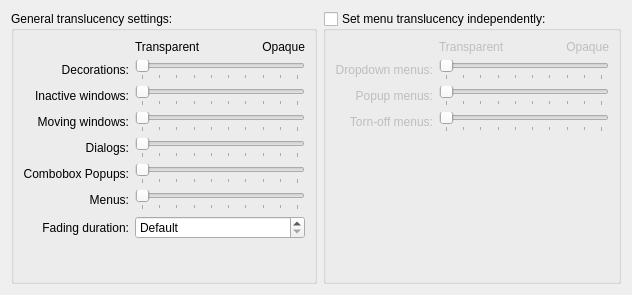
<ui version="4.0" >
 <class>KWin::MakeTransparentEffectConfigForm</class>
 <widget class="QWidget" name="KWin::MakeTransparentEffectConfigForm" >
  <property name="geometry" >
   <rect>
    <x>0</x>
    <y>0</y>
    <width>616</width>
    <height>295</height>
   </rect>
  </property>
  <property name="windowTitle" >
   <string>Translucency</string>
  </property>
  <layout class="QHBoxLayout" name="horizontalLayout" >
   <item>
    <widget class="QGroupBox" name="m_opacityGroupBox" >
     <property name="title" >
      <string>General translucency settings:</string>
     </property>
     <layout class="QGridLayout" name="gridLayout" >
      <item row="1" column="0" >
       <widget class="QLabel" name="decorations_label" >
        <property name="sizePolicy" >
         <sizepolicy vsizetype="Preferred" hsizetype="MinimumExpanding" >
          <horstretch>0</horstretch>
          <verstretch>0</verstretch>
         </sizepolicy>
        </property>
        <property name="text" >
         <string>Decorations:</string>
        </property>
        <property name="alignment" >
         <set>Qt::AlignRight|Qt::AlignTrailing|Qt::AlignVCenter</set>
        </property>
        <property name="buddy" >
         <cstring>decorations</cstring>
        </property>
       </widget>
      </item>
      <item row="1" column="1" colspan="2" >
       <widget class="QSlider" name="decorations" >
        <property name="minimumSize" >
         <size>
          <width>170</width>
          <height>0</height>
         </size>
        </property>
        <property name="minimum" >
         <number>10</number>
        </property>
        <property name="maximum" >
         <number>100</number>
        </property>
        <property name="orientation" >
         <enum>Qt::Horizontal</enum>
        </property>
        <property name="tickPosition" >
         <enum>QSlider::TicksBelow</enum>
        </property>
        <property name="tickInterval" >
         <number>10</number>
        </property>
       </widget>
      </item>
      <item row="2" column="0" >
       <widget class="QLabel" name="inactive_label" >
        <property name="sizePolicy" >
         <sizepolicy vsizetype="Preferred" hsizetype="MinimumExpanding" >
          <horstretch>0</horstretch>
          <verstretch>0</verstretch>
         </sizepolicy>
        </property>
        <property name="text" >
         <string>Inactive windows:</string>
        </property>
        <property name="alignment" >
         <set>Qt::AlignRight|Qt::AlignTrailing|Qt::AlignVCenter</set>
        </property>
        <property name="buddy" >
         <cstring>inactive</cstring>
        </property>
       </widget>
      </item>
      <item row="2" column="1" colspan="2" >
       <widget class="QSlider" name="inactive" >
        <property name="minimum" >
         <number>10</number>
        </property>
        <property name="maximum" >
         <number>100</number>
        </property>
        <property name="orientation" >
         <enum>Qt::Horizontal</enum>
        </property>
        <property name="tickPosition" >
         <enum>QSlider::TicksBelow</enum>
        </property>
        <property name="tickInterval" >
         <number>10</number>
        </property>
       </widget>
      </item>
      <item row="3" column="0" >
       <widget class="QLabel" name="moveresize_label" >
        <property name="sizePolicy" >
         <sizepolicy vsizetype="Preferred" hsizetype="MinimumExpanding" >
          <horstretch>0</horstretch>
          <verstretch>0</verstretch>
         </sizepolicy>
        </property>
        <property name="text" >
         <string>Moving windows:</string>
        </property>
        <property name="alignment" >
         <set>Qt::AlignRight|Qt::AlignTrailing|Qt::AlignVCenter</set>
        </property>
        <property name="buddy" >
         <cstring>moveresize</cstring>
        </property>
       </widget>
      </item>
      <item row="3" column="1" colspan="2" >
       <widget class="QSlider" name="moveresize" >
        <property name="minimum" >
         <number>10</number>
        </property>
        <property name="maximum" >
         <number>100</number>
        </property>
        <property name="orientation" >
         <enum>Qt::Horizontal</enum>
        </property>
        <property name="tickPosition" >
         <enum>QSlider::TicksBelow</enum>
        </property>
        <property name="tickInterval" >
         <number>10</number>
        </property>
       </widget>
      </item>
      <item row="4" column="0" >
       <widget class="QLabel" name="dialogs_label" >
        <property name="sizePolicy" >
         <sizepolicy vsizetype="Preferred" hsizetype="MinimumExpanding" >
          <horstretch>0</horstretch>
          <verstretch>0</verstretch>
         </sizepolicy>
        </property>
        <property name="text" >
         <string>Dialogs:</string>
        </property>
        <property name="alignment" >
         <set>Qt::AlignRight|Qt::AlignTrailing|Qt::AlignVCenter</set>
        </property>
        <property name="buddy" >
         <cstring>dialogs</cstring>
        </property>
       </widget>
      </item>
      <item row="4" column="1" colspan="2" >
       <widget class="QSlider" name="dialogs" >
        <property name="minimum" >
         <number>10</number>
        </property>
        <property name="maximum" >
         <number>100</number>
        </property>
        <property name="orientation" >
         <enum>Qt::Horizontal</enum>
        </property>
        <property name="tickPosition" >
         <enum>QSlider::TicksBelow</enum>
        </property>
        <property name="tickInterval" >
         <number>10</number>
        </property>
       </widget>
      </item>
      <item row="5" column="0" >
       <widget class="QLabel" name="comboboxpopup_label" >
        <property name="sizePolicy" >
         <sizepolicy vsizetype="Preferred" hsizetype="MinimumExpanding" >
          <horstretch>0</horstretch>
          <verstretch>0</verstretch>
         </sizepolicy>
        </property>
        <property name="text" >
         <string>Combobox Popups:</string>
        </property>
        <property name="alignment" >
         <set>Qt::AlignRight|Qt::AlignTrailing|Qt::AlignVCenter</set>
        </property>
        <property name="buddy" >
         <cstring>comboboxpopup</cstring>
        </property>
       </widget>
      </item>
      <item row="5" column="1" colspan="2" >
       <widget class="QSlider" name="comboboxpopup" >
        <property name="minimum" >
         <number>10</number>
        </property>
        <property name="maximum" >
         <number>100</number>
        </property>
        <property name="orientation" >
         <enum>Qt::Horizontal</enum>
        </property>
        <property name="tickPosition" >
         <enum>QSlider::TicksBelow</enum>
        </property>
        <property name="tickInterval" >
         <number>10</number>
        </property>
       </widget>
      </item>
      <item row="6" column="0" >
       <widget class="QLabel" name="menus_label" >
        <property name="sizePolicy" >
         <sizepolicy vsizetype="Preferred" hsizetype="MinimumExpanding" >
          <horstretch>0</horstretch>
          <verstretch>0</verstretch>
         </sizepolicy>
        </property>
        <property name="text" >
         <string>Menus:</string>
        </property>
        <property name="alignment" >
         <set>Qt::AlignRight|Qt::AlignTrailing|Qt::AlignVCenter</set>
        </property>
        <property name="buddy" >
         <cstring>menus</cstring>
        </property>
       </widget>
      </item>
      <item row="6" column="1" colspan="2" >
       <widget class="QSlider" name="menus" >
        <property name="minimum" >
         <number>10</number>
        </property>
        <property name="maximum" >
         <number>100</number>
        </property>
        <property name="orientation" >
         <enum>Qt::Horizontal</enum>
        </property>
        <property name="tickPosition" >
         <enum>QSlider::TicksBelow</enum>
        </property>
        <property name="tickInterval" >
         <number>10</number>
        </property>
       </widget>
      </item>
      <item row="7" column="0" >
       <widget class="QLabel" name="label" >
        <property name="text" >
         <string>Fading duration:</string>
        </property>
        <property name="alignment" >
         <set>Qt::AlignRight|Qt::AlignTrailing|Qt::AlignVCenter</set>
        </property>
        <property name="buddy" >
         <cstring>duration</cstring>
        </property>
       </widget>
      </item>
      <item row="7" column="1" colspan="2" >
       <widget class="QSpinBox" name="duration" >
        <property name="minimumSize" >
         <size>
          <width>60</width>
          <height>0</height>
         </size>
        </property>
        <property name="specialValueText" >
         <string>Default</string>
        </property>
        <property name="suffix" >
         <string>msec</string>
        </property>
        <property name="maximum" >
         <number>5000</number>
        </property>
        <property name="singleStep" >
         <number>100</number>
        </property>
       </widget>
      </item>
      <item row="8" column="0" colspan="2" >
       <spacer name="verticalSpacer_2" >
        <property name="orientation" >
         <enum>Qt::Vertical</enum>
        </property>
        <property name="sizeHint" stdset="0" >
         <size>
          <width>20</width>
          <height>0</height>
         </size>
        </property>
       </spacer>
      </item>
      <item row="0" column="1" >
       <widget class="QLabel" name="label_2" >
        <property name="sizePolicy" >
         <sizepolicy vsizetype="Preferred" hsizetype="Preferred" >
          <horstretch>0</horstretch>
          <verstretch>0</verstretch>
         </sizepolicy>
        </property>
        <property name="text" >
         <string>Transparent</string>
        </property>
       </widget>
      </item>
      <item row="0" column="2" >
       <widget class="QLabel" name="label_3" >
        <property name="sizePolicy" >
         <sizepolicy vsizetype="Preferred" hsizetype="Fixed" >
          <horstretch>0</horstretch>
          <verstretch>0</verstretch>
         </sizepolicy>
        </property>
        <property name="text" >
         <string>Opaque</string>
        </property>
        <property name="alignment" >
         <set>Qt::AlignRight|Qt::AlignTrailing|Qt::AlignVCenter</set>
        </property>
       </widget>
      </item>
     </layout>
    </widget>
   </item>
   <item>
    <widget class="QGroupBox" name="individualmenuconfig" >
     <property name="title" >
      <string>Set menu translucency independently:</string>
     </property>
     <property name="checkable" >
      <bool>true</bool>
     </property>
     <property name="checked" >
      <bool>false</bool>
     </property>
     <layout class="QGridLayout" name="gridLayout_2" >
      <item row="1" column="0" >
       <widget class="QLabel" name="dropdownmenus_label" >
        <property name="sizePolicy" >
         <sizepolicy vsizetype="Preferred" hsizetype="MinimumExpanding" >
          <horstretch>0</horstretch>
          <verstretch>0</verstretch>
         </sizepolicy>
        </property>
        <property name="text" >
         <string>Dropdown menus:</string>
        </property>
        <property name="alignment" >
         <set>Qt::AlignRight|Qt::AlignTrailing|Qt::AlignVCenter</set>
        </property>
        <property name="buddy" >
         <cstring>dropdownmenus</cstring>
        </property>
       </widget>
      </item>
      <item row="1" column="1" colspan="2" >
       <widget class="QSlider" name="dropdownmenus" >
        <property name="minimumSize" >
         <size>
          <width>170</width>
          <height>0</height>
         </size>
        </property>
        <property name="minimum" >
         <number>10</number>
        </property>
        <property name="maximum" >
         <number>100</number>
        </property>
        <property name="orientation" >
         <enum>Qt::Horizontal</enum>
        </property>
        <property name="tickPosition" >
         <enum>QSlider::TicksBelow</enum>
        </property>
        <property name="tickInterval" >
         <number>10</number>
        </property>
       </widget>
      </item>
      <item row="2" column="0" >
       <widget class="QLabel" name="popupmenus_label" >
        <property name="sizePolicy" >
         <sizepolicy vsizetype="Preferred" hsizetype="MinimumExpanding" >
          <horstretch>0</horstretch>
          <verstretch>0</verstretch>
         </sizepolicy>
        </property>
        <property name="text" >
         <string>Popup menus:</string>
        </property>
        <property name="alignment" >
         <set>Qt::AlignRight|Qt::AlignTrailing|Qt::AlignVCenter</set>
        </property>
        <property name="buddy" >
         <cstring>popupmenus</cstring>
        </property>
       </widget>
      </item>
      <item row="2" column="1" colspan="2" >
       <widget class="QSlider" name="popupmenus" >
        <property name="minimum" >
         <number>10</number>
        </property>
        <property name="maximum" >
         <number>100</number>
        </property>
        <property name="orientation" >
         <enum>Qt::Horizontal</enum>
        </property>
        <property name="tickPosition" >
         <enum>QSlider::TicksBelow</enum>
        </property>
        <property name="tickInterval" >
         <number>10</number>
        </property>
       </widget>
      </item>
      <item row="3" column="0" >
       <widget class="QLabel" name="tornoffmenus_label" >
        <property name="sizePolicy" >
         <sizepolicy vsizetype="Preferred" hsizetype="MinimumExpanding" >
          <horstretch>0</horstretch>
          <verstretch>0</verstretch>
         </sizepolicy>
        </property>
        <property name="text" >
         <string>Torn-off menus:</string>
        </property>
        <property name="alignment" >
         <set>Qt::AlignRight|Qt::AlignTrailing|Qt::AlignVCenter</set>
        </property>
        <property name="buddy" >
         <cstring>tornoffmenus</cstring>
        </property>
       </widget>
      </item>
      <item row="3" column="1" colspan="2" >
       <widget class="QSlider" name="tornoffmenus" >
        <property name="minimum" >
         <number>10</number>
        </property>
        <property name="maximum" >
         <number>100</number>
        </property>
        <property name="orientation" >
         <enum>Qt::Horizontal</enum>
        </property>
        <property name="tickPosition" >
         <enum>QSlider::TicksBelow</enum>
        </property>
        <property name="tickInterval" >
         <number>10</number>
        </property>
       </widget>
      </item>
      <item row="4" column="0" colspan="3" >
       <spacer name="verticalSpacer" >
        <property name="orientation" >
         <enum>Qt::Vertical</enum>
        </property>
        <property name="sizeHint" stdset="0" >
         <size>
          <width>20</width>
          <height>0</height>
         </size>
        </property>
       </spacer>
      </item>
      <item row="0" column="1" >
       <widget class="QLabel" name="label_6" >
        <property name="sizePolicy" >
         <sizepolicy vsizetype="Preferred" hsizetype="Preferred" >
          <horstretch>0</horstretch>
          <verstretch>0</verstretch>
         </sizepolicy>
        </property>
        <property name="text" >
         <string>Transparent</string>
        </property>
       </widget>
      </item>
      <item row="0" column="2" >
       <widget class="QLabel" name="label_7" >
        <property name="sizePolicy" >
         <sizepolicy vsizetype="Preferred" hsizetype="Fixed" >
          <horstretch>0</horstretch>
          <verstretch>0</verstretch>
         </sizepolicy>
        </property>
        <property name="text" >
         <string>Opaque</string>
        </property>
        <property name="alignment" >
         <set>Qt::AlignRight|Qt::AlignTrailing|Qt::AlignVCenter</set>
        </property>
       </widget>
      </item>
     </layout>
    </widget>
   </item>
  </layout>
 </widget>
 <tabstops>
  <tabstop>decorations</tabstop>
  <tabstop>inactive</tabstop>
  <tabstop>moveresize</tabstop>
  <tabstop>dialogs</tabstop>
  <tabstop>comboboxpopup</tabstop>
  <tabstop>menus</tabstop>
  <tabstop>duration</tabstop>
  <tabstop>individualmenuconfig</tabstop>
  <tabstop>dropdownmenus</tabstop>
  <tabstop>popupmenus</tabstop>
  <tabstop>tornoffmenus</tabstop>
 </tabstops>
 <resources/>
 <connections>
  <connection>
   <sender>individualmenuconfig</sender>
   <signal>toggled(bool)</signal>
   <receiver>menus</receiver>
   <slot>setDisabled(bool)</slot>
   <hints>
    <hint type="sourcelabel" >
     <x>109</x>
     <y>316</y>
    </hint>
    <hint type="destinationlabel" >
     <x>212</x>
     <y>220</y>
    </hint>
   </hints>
  </connection>
 </connections>
</ui>
